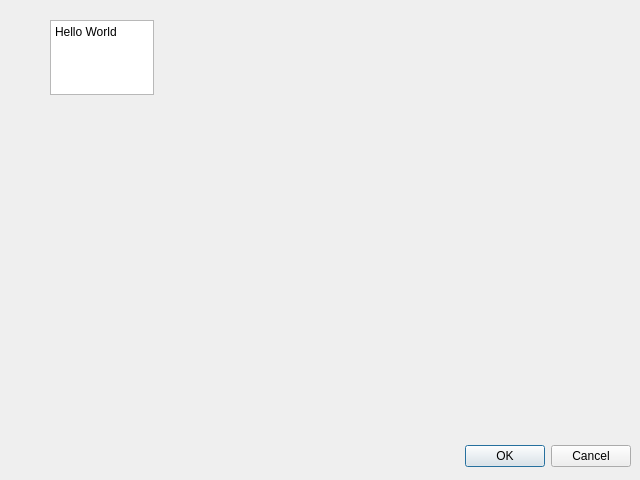
<?xml version="1.0" encoding="UTF-8"?>
<ui version="4.0">
 <class>Dialog</class>
 <widget class="QDialog" name="Dialog">
  <property name="geometry">
   <rect>
    <x>0</x>
    <y>0</y>
    <width>640</width>
    <height>480</height>
   </rect>
  </property>
  <property name="windowTitle">
   <string>Dialog</string>
  </property>
  <widget class="QDialogButtonBox" name="buttonBox">
   <property name="geometry">
    <rect>
     <x>10</x>
     <y>440</y>
     <width>621</width>
     <height>32</height>
    </rect>
   </property>
   <property name="orientation">
    <enum>Qt::Horizontal</enum>
   </property>
   <property name="standardButtons">
    <set>QDialogButtonBox::Cancel|QDialogButtonBox::Ok</set>
   </property>
  </widget>
  <widget class="QTextEdit" name="textEdit">
   <property name="geometry">
    <rect>
     <x>50</x>
     <y>20</y>
     <width>104</width>
     <height>75</height>
    </rect>
   </property>
   <property name="html">
    <string>&lt;!DOCTYPE HTML PUBLIC &quot;-//W3C//DTD HTML 4.0//EN&quot; &quot;http://www.w3.org/TR/REC-html40/strict.dtd&quot;&gt;
&lt;html&gt;&lt;head&gt;&lt;meta name=&quot;qrichtext&quot; content=&quot;1&quot; /&gt;&lt;style type=&quot;text/css&quot;&gt;
p, li { white-space: pre-wrap; }
&lt;/style&gt;&lt;/head&gt;&lt;body style=&quot; font-family:'Sans'; font-size:9pt; font-weight:400; font-style:normal;&quot;&gt;
&lt;p style=&quot; margin-top:0px; margin-bottom:0px; margin-left:0px; margin-right:0px; -qt-block-indent:0; text-indent:0px;&quot;&gt;Hello World&lt;/p&gt;
&lt;p style=&quot;-qt-paragraph-type:empty; margin-top:0px; margin-bottom:0px; margin-left:0px; margin-right:0px; -qt-block-indent:0; text-indent:0px;&quot;&gt;&lt;br /&gt;&lt;/p&gt;&lt;/body&gt;&lt;/html&gt;</string>
   </property>
  </widget>
 </widget>
 <resources/>
 <connections>
  <connection>
   <sender>buttonBox</sender>
   <signal>accepted()</signal>
   <receiver>Dialog</receiver>
   <slot>accept()</slot>
   <hints>
    <hint type="sourcelabel">
     <x>248</x>
     <y>254</y>
    </hint>
    <hint type="destinationlabel">
     <x>157</x>
     <y>274</y>
    </hint>
   </hints>
  </connection>
  <connection>
   <sender>buttonBox</sender>
   <signal>rejected()</signal>
   <receiver>Dialog</receiver>
   <slot>reject()</slot>
   <hints>
    <hint type="sourcelabel">
     <x>316</x>
     <y>260</y>
    </hint>
    <hint type="destinationlabel">
     <x>286</x>
     <y>274</y>
    </hint>
   </hints>
  </connection>
 </connections>
</ui>
